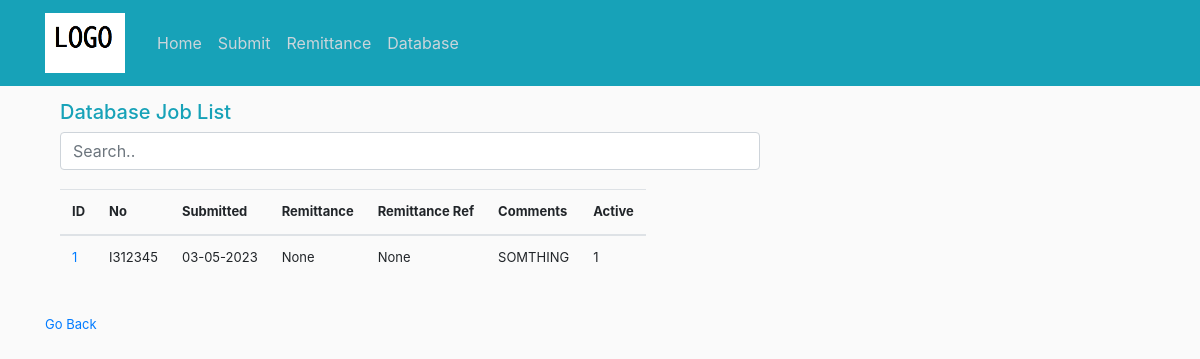
The page /view_db on the database as committed earlier.
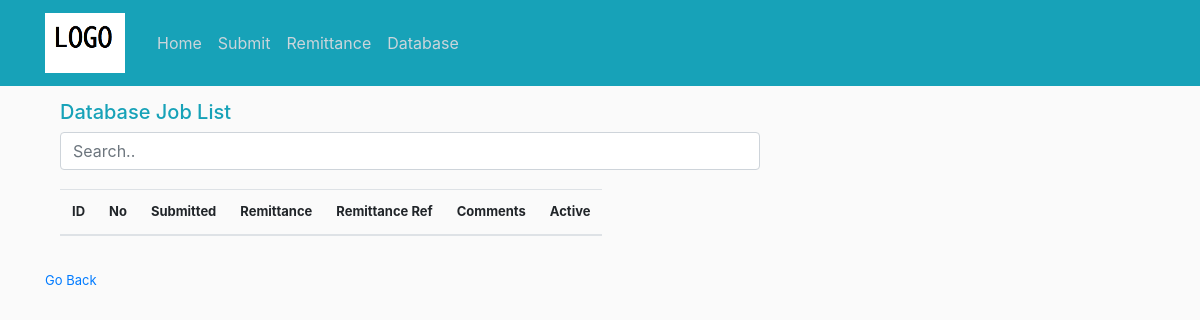
The same page on the database as committed later.
### tables this page shows
CREATE TABLE job_list (
         id integer primary key autoincrement,
         job_no text,
         submited_date text,
         remittance_date text,
         remittance_ref text,
         comments text,
         active int DEFAULT 1
     );

### flask_app.py (the view)
@app.route("/view_db")
def view_db():
    global AGENT
    print(get_all_jobs())
    print(request.headers.get('User-Agent'))
    user_agent = request.headers.get('User-Agent')
    for k,v in TESTED_AGENTS.items():
        position = user_agent.find(k)
        if position > 0:
            AGENT = v
            break
        else:
            AGENT ='UNTESTED'
    print(AGENT)
    return render_template('view_db.html', jobs=get_all_jobs_view_db(), site_url=WEB_SITE_URL)

### flask_app.py (called while the page is built)
def get_all_jobs():
    conn = sql.connect(DB, check_same_thread=False)
    conn.row_factory = sql.Row
    c = conn.cursor()
    c.execute(f" Select * \
                from job_list \
                where active = 1 \
                 and id not in (select id from job_list  \
                                 where (submited_date IS not Null  and remittance_date is not null) \
                                 ) \
                 order by datetime(submited_date) \
                 ")
    data = c.fetchall()
    conn.close()
    return data

def get_all_jobs_view_db():
    conn = sql.connect(DB, check_same_thread=False)
    conn.row_factory = sql.Row
    c = conn.cursor()
    c.execute(f" Select * \
                from job_list \
                ")
    data = c.fetchall()
    conn.close()
    return data

### templates/view_db.html
{% extends "layout.html" %}
{% block content %}
    <div class="container">
      <h5 class="text-info">Database Job List</h5>
      <input class="form-control" id="myInput" type="text" placeholder="Search..">
      <br>
      <table class="table table-hover table-responsive sortable">
        <thead>
          <tr>
            <th>ID</th>
            <th>No</th>
            <th>Submitted</th>
            <th>Remittance</th>
            <th>Remittance Ref</th>
            <th>Comments</th>
            <th>Active</th>
          </tr>
        </thead>
        <tbody id="myTable">
          {% for job in jobs %}
          <tr>
            <td><a title= "Click to edit" href={{site_url}}/edit?id={{job.id}}>{{job.id}}</a></td>
            <td>{{job.job_no}}</td>
            <td>{{job.submited_date}}</td>
            <td>{{job.remittance_date}}</td>
            <td>{{job.remittance_ref}}</td>
            <td>{{job.comments}}</td>
            <td>{{job.active}}</td>
          </tr>
          {% endfor %}
        </tbody>
      </table>
    </div>
{% endblock content %}

Rows that differ between the two databases and show on the page:
removed job_list: id "1", job_no "I312345", submited_date "03-05-2023", remittance_date "None", remittance_ref "None", comments "SOMTHING", active "1"
